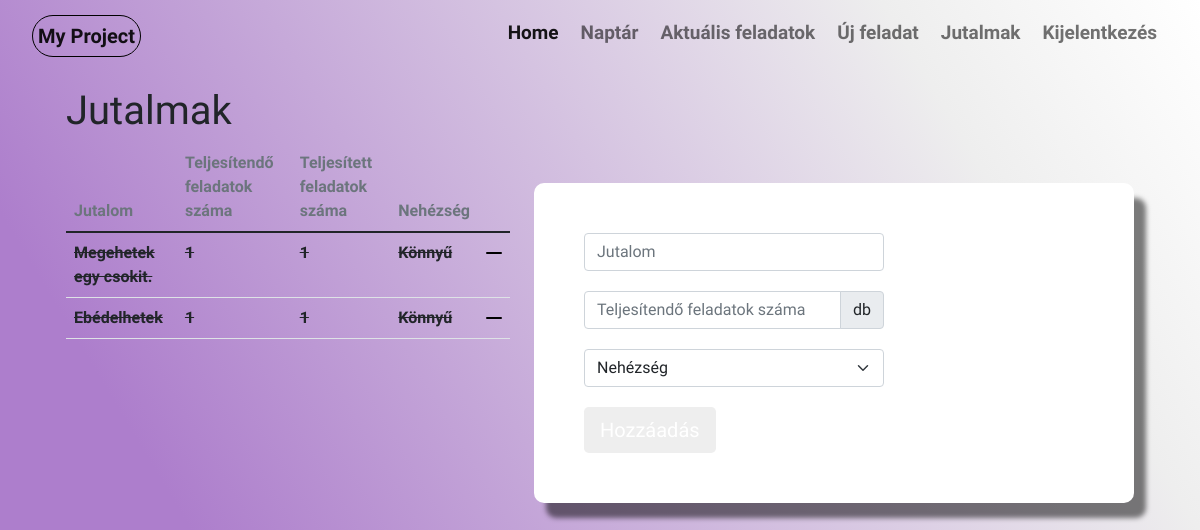
/jutalmak (signed in), run on the app's committed database.
### website/models.py (models this page shows, shortened)
class Jutalom(db.Model):
    jutalom_id = db.Column(db.Integer, primary_key=True)
    jutalom_name = db.Column(db.String(60))
    ossz = db.Column(db.Integer)
    teljesitett_fel = db.Column(db.Integer)
    difficulty = db.Column(db.String(60))
    status = db.Column(db.Boolean,default=False)
    user_id = db.Column(db.Integer, db.ForeignKey('user.id'))

### website/views.py (the view, shortened to what this page needs)
@views.route("/jutalmak", methods=['GET','POST'])
@login_required
def jutalmak():
    if request.method == 'GET':
        user_jutalom = db.session.query(Jutalom).filter(Jutalom.user_id == current_user.id).all()
        return render_template("jutalom.html", user = current_user, jutalmak = user_jutalom)

### website/__init__.py (called while the page is built)
def create_app():
    app = Flask(__name__)
    app.secret_key = secrets.token_urlsafe(16)
    app.config['SQLALCHEMY_DATABASE_URI'] = f'sqlite:///{DB_NAME}'
    db.init_app(app)
    from .views import views
    from .auth import auth
    app.register_blueprint(views)
    app.register_blueprint(auth)
    from .models import User
    login_manager = LoginManager()
    login_manager.login_view = 'auth.login'
    login_manager.init_app(app)
    @login_manager.user_loader
    def load_user(id):
        return User.query.get(int(id))
    create_database(app)
    return app

### website/templates/jutalom.html (shortened to what this page needs)
{% extends "base.html"%}{% block title %}Jutalom{% endblock %}
{%block content%}
<div class="home">
<div class="container">
    <div class="container">
        <h1>Jutalmak</h1>
    </div>
    <div class="container">
        <div class="row">
            <div class="col">
                <table class="table  table-hover">
                    <thead class="fs-6 text-secondary fw-bold">
                        <td>Jutalom</td>
                        <td>Teljesítendő feladatok száma</td>
                        <td>Teljesített feladatok száma</td>
                        <td>Nehézség</td>
                    </thead>
                    <tbody class="fs-6 fw-bold">
                        {% for jutalom in jutalmak %}
                        {% if jutalom.ossz != jutalom.teljesitett_fel%}
                        <tr>
                            <td> {{jutalom.jutalom_name}}</td>
                            <td> {{jutalom.ossz}}</td>
                            <td> {{jutalom.teljesitett_fel}}</td>
                            <td> {{ jutalom.difficulty}}</td>
                            <td>
                                <a href="/delete/jutalom/{{ jutalom.jutalom_id }}">
                                    <svg xmlns="http://www.w3.org/2000/svg" width="16" height="16" fill="#000" class="bi bi-dash-lg" viewBox="0 0 16 16">
                                        <path d="M0 8a1 1 0 0 1 1-1h14a1 1 0 1 1 0 2H1a1 1 0 0 1-1-1z"/>
                                    </svg>
                                </a>
                            </td>
                        </tr>
                        {%else%}
                        <tr>
                            <td><del> {{jutalom.jutalom_name}}</del></td>
                            <td><del> {{jutalom.ossz}}</del></td>
                            <td><del> {{jutalom.teljesitett_fel}}</del></td>
                            <td><del> {{ jutalom.difficulty}}</del></td>
                            <td>
                                <a href="/delete/jutalom/{{ jutalom.jutalom_id }}">
                                    <svg xmlns="http://www.w3.org/2000/svg" width="16" height="16" fill="#000" class="bi bi-dash-lg" viewBox="0 0 16 16">
                                        <path d="M0 8a1 1 0 0 1 1-1h14a1 1 0 1 1 0 2H1a1 1 0 0 1-1-1z"/>
                                    </svg>
                                </a>
                            </td>
                        </tr>
                        {%endif%}
                        {%endfor%}
                    </tbody>
                </table>
            </div>
            <div class="col">
                <div class="signup-form">
                    <form action="" method="post">
                <div class="form-group">
                    <input type="text" class="form-control" id="jutalom" name="jutalom_name" placeholder="Jutalom" style="width:300px" required>
                </div>
                <div class="form-group">
                    <div class="input-group" style="width:300px">
                    <input type="text" class="form-control" id="ossz" name="ossz" placeholder="Teljesítendő feladatok száma" required>
                    <span class="input-group-text">db</span>
                </div>
                </div>
                <div class="form-group">
                    <select class="form-select" id="difficulty" style="width:300px" name="difficulty">
                        <option selected disabled>Nehézség</option>
                      </select>
                </div>
                <div>
                    <button type="submit" class="btn btn-primary btn-lg">Hozzáadás</button>
                </div>
            </form>
            </div>
            </div>
        </div>
    </div>
</div>
</div>
{%endblock%}

### website/static/style.css (style rules this page uses)
* { margin: 0; padding: 0; font-family: 'Ubuntu', sans-serif; }
body { background: linear-gradient(59deg, rgba(173,126,204,1) 21%, rgba(238,238,238,1) 81%, rgba(255,255,255,1) 100%); background-attachment: fixed; }
.home { margin-top:20px; margin-bottom:50px; }

### website/static/style_for_signup.css (style rules this page uses)
.signup-form { width: 600px; margin: 40px auto; }
.signup-form form { background: #fff; border-radius: 10px; margin-bottom: 15px; box-shadow: 12px 15px 5px rgba(0,0,0, 0.5); padding: 50px; color: rgb(121, 121, 121); }
.signup-form .form-group { margin-bottom: 20px; }
.signup-form .btn { background: #eeeeee; border:none; }

### data on the page
Jutalom: jutalom_name "Megehetek egy csokit.", ossz "1", teljesitett_fel "1", difficulty "Könnyű"
Jutalom: jutalom_name "Ebédelhetek", ossz "1", teljesitett_fel "1", difficulty "Könnyű"
